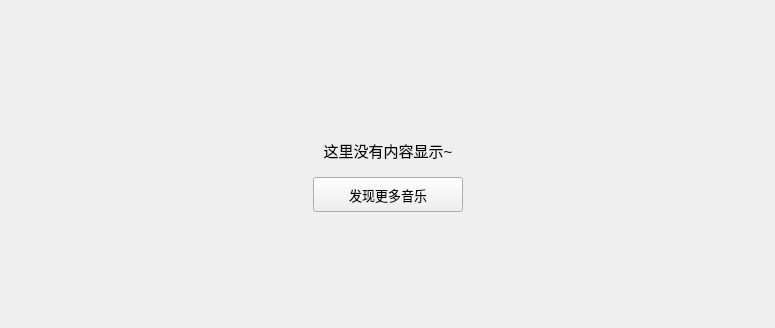
<?xml version="1.0" encoding="UTF-8"?>
<ui version="4.0">
 <class>AllWidget</class>
 <widget class="QWidget" name="AllWidget">
  <property name="geometry">
   <rect>
    <x>0</x>
    <y>0</y>
    <width>775</width>
    <height>328</height>
   </rect>
  </property>
  <property name="windowTitle">
   <string>AllWidget</string>
  </property>
  <layout class="QVBoxLayout" name="verticalLayout_3" stretch="0,1">
   <property name="spacing">
    <number>0</number>
   </property>
   <property name="leftMargin">
    <number>0</number>
   </property>
   <property name="topMargin">
    <number>0</number>
   </property>
   <property name="rightMargin">
    <number>0</number>
   </property>
   <property name="bottomMargin">
    <number>0</number>
   </property>
   <item>
    <widget class="MyScrollArea" name="scrollArea">
     <property name="frameShape">
      <enum>QFrame::NoFrame</enum>
     </property>
     <property name="horizontalScrollBarPolicy">
      <enum>Qt::ScrollBarAlwaysOff</enum>
     </property>
     <property name="widgetResizable">
      <bool>true</bool>
     </property>
     <property name="alignment">
      <set>Qt::AlignLeading|Qt::AlignLeft|Qt::AlignVCenter</set>
     </property>
     <widget class="QWidget" name="scrollAreaWidgetContents">
      <property name="geometry">
       <rect>
        <x>0</x>
        <y>0</y>
        <width>775</width>
        <height>69</height>
       </rect>
      </property>
      <layout class="QVBoxLayout" name="verticalLayout">
       <property name="spacing">
        <number>0</number>
       </property>
       <property name="leftMargin">
        <number>0</number>
       </property>
       <property name="topMargin">
        <number>0</number>
       </property>
       <property name="rightMargin">
        <number>10</number>
       </property>
       <property name="bottomMargin">
        <number>0</number>
       </property>
       <item>
        <widget class="QWidget" name="all_widget_song_list_widget" native="true">
         <property name="sizePolicy">
          <sizepolicy hsizetype="Expanding" vsizetype="Expanding">
           <horstretch>0</horstretch>
           <verstretch>0</verstretch>
          </sizepolicy>
         </property>
         <layout class="QVBoxLayout" name="verticalLayout_10">
          <property name="leftMargin">
           <number>5</number>
          </property>
          <property name="rightMargin">
           <number>10</number>
          </property>
         </layout>
        </widget>
       </item>
      </layout>
     </widget>
    </widget>
   </item>
   <item>
    <widget class="QWidget" name="widget" native="true">
     <layout class="QVBoxLayout" name="verticalLayout_2" stretch="2,1,3">
      <property name="topMargin">
       <number>0</number>
      </property>
      <item>
       <spacer name="verticalSpacer_2">
        <property name="orientation">
         <enum>Qt::Vertical</enum>
        </property>
        <property name="sizeHint" stdset="0">
         <size>
          <width>20</width>
          <height>40</height>
         </size>
        </property>
       </spacer>
      </item>
      <item>
       <layout class="QGridLayout" name="gridLayout">
        <property name="verticalSpacing">
         <number>15</number>
        </property>
        <item row="0" column="0">
         <spacer name="horizontalSpacer_8">
          <property name="orientation">
           <enum>Qt::Horizontal</enum>
          </property>
          <property name="sizeHint" stdset="0">
           <size>
            <width>40</width>
            <height>20</height>
           </size>
          </property>
         </spacer>
        </item>
        <item row="0" column="1">
         <widget class="QLabel" name="prompt_label">
          <property name="font">
           <font>
            <pointsize>11</pointsize>
           </font>
          </property>
          <property name="text">
           <string>这里没有内容显示~</string>
          </property>
          <property name="scaledContents">
           <bool>false</bool>
          </property>
          <property name="alignment">
           <set>Qt::AlignBottom|Qt::AlignHCenter</set>
          </property>
         </widget>
        </item>
        <item row="0" column="2">
         <spacer name="horizontalSpacer_9">
          <property name="orientation">
           <enum>Qt::Horizontal</enum>
          </property>
          <property name="sizeHint" stdset="0">
           <size>
            <width>40</width>
            <height>20</height>
           </size>
          </property>
         </spacer>
        </item>
        <item row="1" column="0">
         <spacer name="horizontalSpacer_11">
          <property name="orientation">
           <enum>Qt::Horizontal</enum>
          </property>
          <property name="sizeHint" stdset="0">
           <size>
            <width>40</width>
            <height>20</height>
           </size>
          </property>
         </spacer>
        </item>
        <item row="1" column="1">
         <widget class="QPushButton" name="search_pushButton">
          <property name="minimumSize">
           <size>
            <width>150</width>
            <height>35</height>
           </size>
          </property>
          <property name="maximumSize">
           <size>
            <width>150</width>
            <height>35</height>
           </size>
          </property>
          <property name="font">
           <font>
            <pointsize>10</pointsize>
           </font>
          </property>
          <property name="cursor">
           <cursorShape>PointingHandCursor</cursorShape>
          </property>
          <property name="text">
           <string>发现更多音乐</string>
          </property>
         </widget>
        </item>
        <item row="1" column="2">
         <spacer name="horizontalSpacer_10">
          <property name="orientation">
           <enum>Qt::Horizontal</enum>
          </property>
          <property name="sizeHint" stdset="0">
           <size>
            <width>40</width>
            <height>20</height>
           </size>
          </property>
         </spacer>
        </item>
       </layout>
      </item>
      <item>
       <spacer name="verticalSpacer">
        <property name="orientation">
         <enum>Qt::Vertical</enum>
        </property>
        <property name="sizeHint" stdset="0">
         <size>
          <width>20</width>
          <height>40</height>
         </size>
        </property>
       </spacer>
      </item>
     </layout>
    </widget>
   </item>
  </layout>
 </widget>
 <customwidgets>
  <customwidget>
   <class>MyScrollArea</class>
   <extends>QScrollArea</extends>
   <header>MyScrollArea.h</header>
   <container>1</container>
  </customwidget>
 </customwidgets>
 <resources/>
 <connections/>
</ui>
